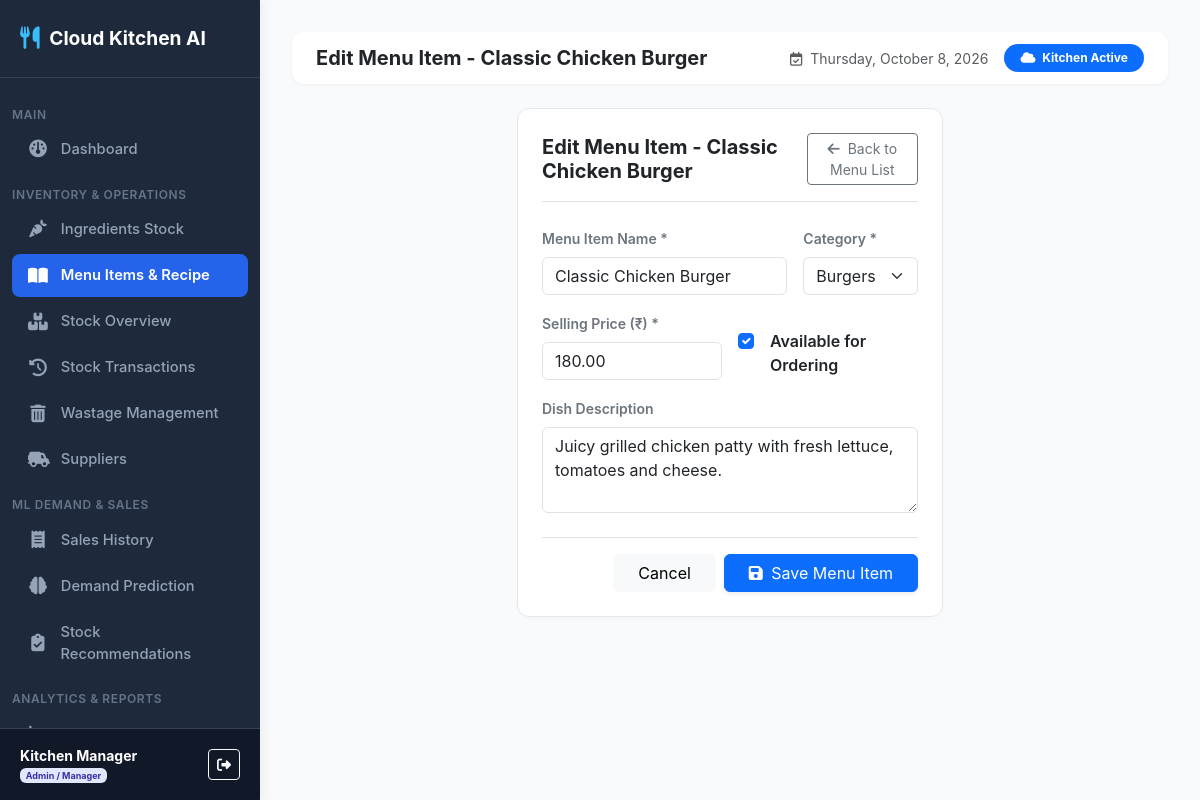
/menu/edit/1/ (signed in), run on the app's committed database.
### inventory_predictor/models.py (models this page shows, shortened)
class MenuItem(models.Model):
    CATEGORY_CHOICES = (
        ('Burgers', 'Burgers'),
        ('Pizzas', 'Pizzas'),
        ('Sides', 'Sides'),
        ('Beverages', 'Beverages'),
        ('Desserts', 'Desserts'),
        ('Combos', 'Combos'),
    )
    name = models.CharField(max_length=100, unique=True)
    category = models.CharField(max_length=50, choices=CATEGORY_CHOICES, default='Burgers')
    selling_price = models.DecimalField(max_digits=10, decimal_places=2)
    is_available = models.BooleanField(default=True)
    description = models.TextField(blank=True, null=True)
    created_at = models.DateTimeField(auto_now_add=True)

### inventory_predictor/views.py (the view)
# urls.py: path('menu/edit/<int:pk>/', views.menu_edit, name='menu_edit'),
@login_required
def menu_edit(request, pk):
    if not role_check_admin(request.user):
        messages.error(request, "Access Denied. Only Admin / Kitchen Managers can edit menu items.")
        return redirect('menu_list')
    menu_item = get_object_or_404(MenuItem, pk=pk)
    if request.method == 'POST':
        form = MenuItemForm(request.POST, instance=menu_item)
        if form.is_valid():
            form.save()
            messages.success(request, f"Menu item '{menu_item.name}' updated successfully!")
            return redirect('menu_list')
    else:
        form = MenuItemForm(instance=menu_item)
    return render(request, 'inventory_predictor/menu/form.html', {'form': form, 'title': f'Edit Menu Item - {menu_item.name}'})

### inventory_predictor/forms.py
class MenuItemForm(forms.ModelForm):
    class Meta:
        model = MenuItem
        fields = ['name', 'category', 'selling_price', 'is_available', 'description']
        widgets = {
            'name': forms.TextInput(attrs={'class': 'form-control', 'placeholder': 'e.g. Classic Chicken Burger'}),
            'category': forms.Select(attrs={'class': 'form-select'}),
            'selling_price': forms.NumberInput(attrs={'class': 'form-control', 'step': '0.01'}),
            'is_available': forms.CheckboxInput(attrs={'class': 'form-check-input'}),
            'description': forms.Textarea(attrs={'class': 'form-control', 'rows': 3, 'placeholder': 'Dish description'}),
        }

### inventory_predictor/views.py (called while the page is built)
def role_check_admin(user):
    if not user.is_authenticated:
        return False
    try:
        return user.is_superuser or user.profile.role == 'ADMIN'
    except Exception:
        return user.is_superuser

### inventory_predictor/templates/inventory_predictor/menu/form.html (shortened to what this page needs)
{% extends 'inventory_predictor/base.html' %}
{% block page_title %}{{ title }}{% endblock %}
{% block content %}
<div class="row justify-content-center">
    <div class="col-12 col-md-8 col-lg-6">
        <div class="card-box">
            <div class="d-flex justify-content-between align-items-center mb-4 border-bottom pb-3">
                <h5 class="fw-bold m-0 text-dark">{{ title }}</h5>
                <a href="{% url 'menu_list' %}" class="btn btn-outline-secondary btn-sm">
                    <i class="fa-solid fa-arrow-left me-1"></i> Back to Menu List
                </a>
            </div>
            <form method="POST">
                <div class="row g-3">
                    <div class="col-12 col-md-8">
                        <label class="form-label fw-semibold text-secondary small">Menu Item Name *</label>
                        {{ form.name }}
                    </div>
                    <div class="col-12 col-md-4">
                        <label class="form-label fw-semibold text-secondary small">Category *</label>
                        {{ form.category }}
                    </div>
                    <div class="col-12 col-md-6">
                        <label class="form-label fw-semibold text-secondary small">Selling Price (₹) *</label>
                        {{ form.selling_price }}
                    </div>
                    <div class="col-12 col-md-6 d-flex align-items-center pt-3">
                        <div class="form-check">
                            {{ form.is_available }}
                            <label class="form-check-label fw-semibold text-dark ms-2">Available for Ordering</label>
                        </div>
                    </div>
                    <div class="col-12">
                        <label class="form-label fw-semibold text-secondary small">Dish Description</label>
                        {{ form.description }}
                    </div>
                </div>
                <div class="d-flex justify-content-end gap-2 mt-4 pt-3 border-top">
                    <a href="{% url 'menu_list' %}" class="btn btn-light px-4">Cancel</a>
                    <button type="submit" class="btn btn-primary px-4 shadow-sm">
                        <i class="fa-solid fa-floppy-disk me-1"></i> Save Menu Item
                    </button>
                </div>
            </form>
        </div>
    </div>
</div>
{% endblock %}

### inventory_predictor/templates/inventory_predictor/base.html (shortened to what this page needs)
{% load static %}
<!DOCTYPE html>
<html lang="en">
<head>
    <link rel="stylesheet" href="{% static 'css/bootstrap.min.css' %}">
    <link rel="stylesheet" href="https://cdn.jsdelivr.net/npm/bootstrap@5.3.2/dist/css/bootstrap.min.css">
    <link rel="stylesheet" href="{% static 'css/fontawesome.min.css' %}">
    <link rel="stylesheet" href="https://cdnjs.cloudflare.com/ajax/libs/font-awesome/6.4.2/css/all.min.css">
    <link rel="stylesheet" href="{% static 'css/style.css' %}">
</head>
<body>
    {% if user.is_authenticated %}
    <nav id="sidebar">
        <div class="sidebar-header">
            <a href="{% url 'dashboard' %}" class="sidebar-brand">
                <i class="fa-solid fa-utensils"></i>
                <span>Cloud Kitchen AI</span>
            </a>
        </div>
        <ul class="sidebar-menu">
            <li class="menu-heading">Main</li>
            <li class="sidebar-item">
                <a href="{% url 'dashboard' %}" class="sidebar-link {% if request.resolver_match.url_name == 'dashboard' %}active{% endif %}">
                    <i class="fa-solid fa-gauge"></i>
                    <span>Dashboard</span>
                </a>
            </li>
            <li class="menu-heading">Inventory & Operations</li>
            <li class="sidebar-item">
                <a href="{% url 'ingredient_list' %}" class="sidebar-link {% if 'ingredient' in request.resolver_match.url_name %}active{% endif %}">
                    <i class="fa-solid fa-carrot"></i>
                    <span>Ingredients Stock</span>
                </a>
            </li>
            <li class="sidebar-item">
                <a href="{% url 'menu_list' %}" class="sidebar-link {% if 'menu' in request.resolver_match.url_name or 'recipe' in request.resolver_match.url_name %}active{% endif %}">
                    <i class="fa-solid fa-book-open"></i>
                    <span>Menu Items & Recipe</span>
                </a>
            </li>
            <li class="sidebar-item">
                <a href="{% url 'inventory_status' %}" class="sidebar-link ">
                    <i class="fa-solid fa-boxes-stacked"></i>
                    <span>Stock Overview</span>
                </a>
            </li>
            <li class="sidebar-item">
                <a href="{% url 'inventory_transactions' %}" class="sidebar-link {% if request.resolver_match.url_name == 'inventory_transactions' %}active{% endif %}">
                    <i class="fa-solid fa-clock-rotate-left"></i>
                    <span>Stock Transactions</span>
                </a>
            </li>
            <li class="sidebar-item">
                <a href="{% url 'wastage_list' %}" class="sidebar-link {% if 'wastage' in request.resolver_match.url_name %}active{% endif %}">
                    <i class="fa-solid fa-trash-can"></i>
                    <span>Wastage Management</span>
                </a>
            </li>
            {% if user.is_superuser or user.profile.role == 'ADMIN' %}
            <li class="sidebar-item">
                <a href="{% url 'supplier_list' %}" class="sidebar-link {% if 'supplier' in request.resolver_match.url_name %}active{% endif %}">
                    <i class="fa-solid fa-truck-field"></i>
                    <span>Suppliers</span>
                </a>
            </li>
            {% endif %}
            <li class="menu-heading">ML Demand & Sales</li>
            <li class="sidebar-item">
                <a href="{% url 'sales_list' %}" class="sidebar-link {% if 'sales' in request.resolver_match.url_name %}active{% endif %}">
                    <i class="fa-solid fa-receipt"></i>
                    <span>Sales History</span>
                </a>
            </li>
            <li class="sidebar-item">
                <a href="{% url 'demand_prediction' %}" class="sidebar-link {% if 'demand_prediction' in request.resolver_match.url_name %}active{% endif %}">
                    <i class="fa-solid fa-brain"></i>
                    <span>Demand Prediction</span>
                </a>
            </li>
            <li class="sidebar-item">
                <a href="{% url 'reorder_recommendations' %}" class="sidebar-link {% if 'reorders' in request.resolver_match.url_name %}active{% endif %}">
                    <i class="fa-solid fa-clipboard-check"></i>
                    <span>Stock Recommendations</span>
                </a>
            </li>
            <li class="menu-heading">Analytics & Reports</li>
            <li class="sidebar-item">
                <a href="{% url 'analytics' %}" class="sidebar-link {% if 'analytics' in request.resolver_match.url_name %}active{% endif %}">
                    <i class="fa-solid fa-chart-line"></i>
                    <span>Analytics</span>
                </a>
            </li>
        </ul>
        <div class="sidebar-user">
            <div class="d-flex align-items-center justify-content-between">
                <div>
                    <div class="fw-bold text-white small">{{ user.get_full_name|default:user.username }}</div>
                    <div class="text-muted text-capitalize" style="font-size: 0.75rem;">
                        {% if user.is_superuser or user.profile.role == 'ADMIN' %}
                            <span class="badge badge-admin">Admin / Manager</span>
                        {% else %}
                            <span class="badge badge-staff">Kitchen Staff</span>
                        {% endif %}
                    </div>
                </div>
                <a href="{% url 'logout' %}" class="btn btn-sm btn-outline-light" title="Logout">
                    <i class="fa-solid fa-right-from-bracket"></i>
                </a>
            </div>
        </div>
    </nav>
    {% endif %}
    <main id="content" {% if not user.is_authenticated %}style="margin-left: 0;"{% endif %}>
        {% if user.is_authenticated %}
        <div class="navbar-custom d-flex justify-content-between align-items-center">
            <div class="d-flex align-items-center gap-3">
                <h5 class="m-0 fw-bold text-dark">{% block page_title %}Dashboard{% endblock %}</h5>
            </div>
            <div class="d-flex align-items-center gap-3">
                <span class="text-muted small d-none d-md-inline">
                    <i class="fa-regular fa-calendar-check me-1"></i> {% now "l, F j, Y" %}
                </span>
                <span class="badge bg-primary rounded-pill px-3 py-2">
                    <i class="fa-solid fa-cloud me-1"></i> Kitchen Active
                </span>
            </div>
        </div>
        {% endif %}
        {% block content %}{% endblock %}
    </main>
</body>
</html>

### inventory_predictor/static/css/style.css (style rules this page uses)
:root { --sidebar-width: 260px; --sidebar-bg: #1e293b; --sidebar-color: #94a3b8; --sidebar-active-bg: #2563eb; --sidebar-active-color: #ffffff; --body-bg: #f8fafc; --card-border-radius: 12px; --primary-color: #2563eb; }
body { font-family: 'Inter', system-ui, -apple-system, sans-serif; background-color: var(--body-bg); color: #334155; margin: 0; padding: 0; overflow-x: hidden; }
#sidebar { width: var(--sidebar-width); height: 100vh; position: fixed; top: 0; left: 0; background: var(--sidebar-bg); color: var(--sidebar-color); z-index: 1000; transition: all 0.3s ease; display: flex; flex-direction: column; box-shadow: 4px 0 10px rgba(0, 0, 0, 0.05); }
.sidebar-header { padding: 1.5rem 1.25rem; border-bottom: 1px solid #334155; }
.sidebar-brand { font-size: 1.2rem; font-weight: 700; color: #ffffff; text-decoration: none; display: flex; align-items: center; gap: 0.6rem; }
.sidebar-brand i { color: #38bdf8; font-size: 1.4rem; }
ul, li { list-style: none; }
.sidebar-menu { list-style: none !important; padding: 1rem 0.75rem !important; margin: 0 !important; flex-grow: 1; overflow-y: auto; }
.menu-heading { font-size: 0.75rem; text-transform: uppercase; letter-spacing: 0.05em; color: #64748b; padding: 0.75rem 1rem 0.25rem 1rem; font-weight: 600; }
.sidebar-item { margin-bottom: 0.2rem; }
.sidebar-link { display: flex; align-items: center; gap: 0.8rem; padding: 0.65rem 1rem; color: var(--sidebar-color); text-decoration: none; border-radius: 8px; font-size: 0.92rem; font-weight: 500; transition: all 0.2s ease; }
.sidebar-link.active { background: var(--sidebar-active-bg); color: var(--sidebar-active-color); font-weight: 600; }
.sidebar-link i { font-size: 1.1rem; width: 20px; text-align: center; }
.sidebar-user { padding: 1rem 1.25rem; border-top: 1px solid #334155; background: #111827; }
#content { margin-left: var(--sidebar-width); min-height: 100vh; padding: 2rem; transition: all 0.3s ease; }
.navbar-custom { background: #ffffff; box-shadow: 0 1px 3px rgba(0,0,0,0.05); border-radius: 12px; padding: 0.75rem 1.5rem; margin-bottom: 1.5rem; }
.card-box { background: #ffffff; border-radius: var(--card-border-radius); border: 1px solid #e2e8f0; padding: 1.5rem; margin-bottom: 1.5rem; box-shadow: 0 2px 4px rgba(0,0,0,0.02); }
.badge-admin { background: #e0e7ff; color: #3730a3; }

### data on the page
MenuItem: name "Classic Chicken Burger", category "Burgers", selling_price "180.00", is_available "☑", description "Juicy grilled chicken patty with fresh lettuce, tomatoes and cheese."

### other printed values
{{ user.get_full_name|default:user.username }} "Kitchen Manager"
{{ title }} "Edit Menu Item - Classic Chicken Burger"
